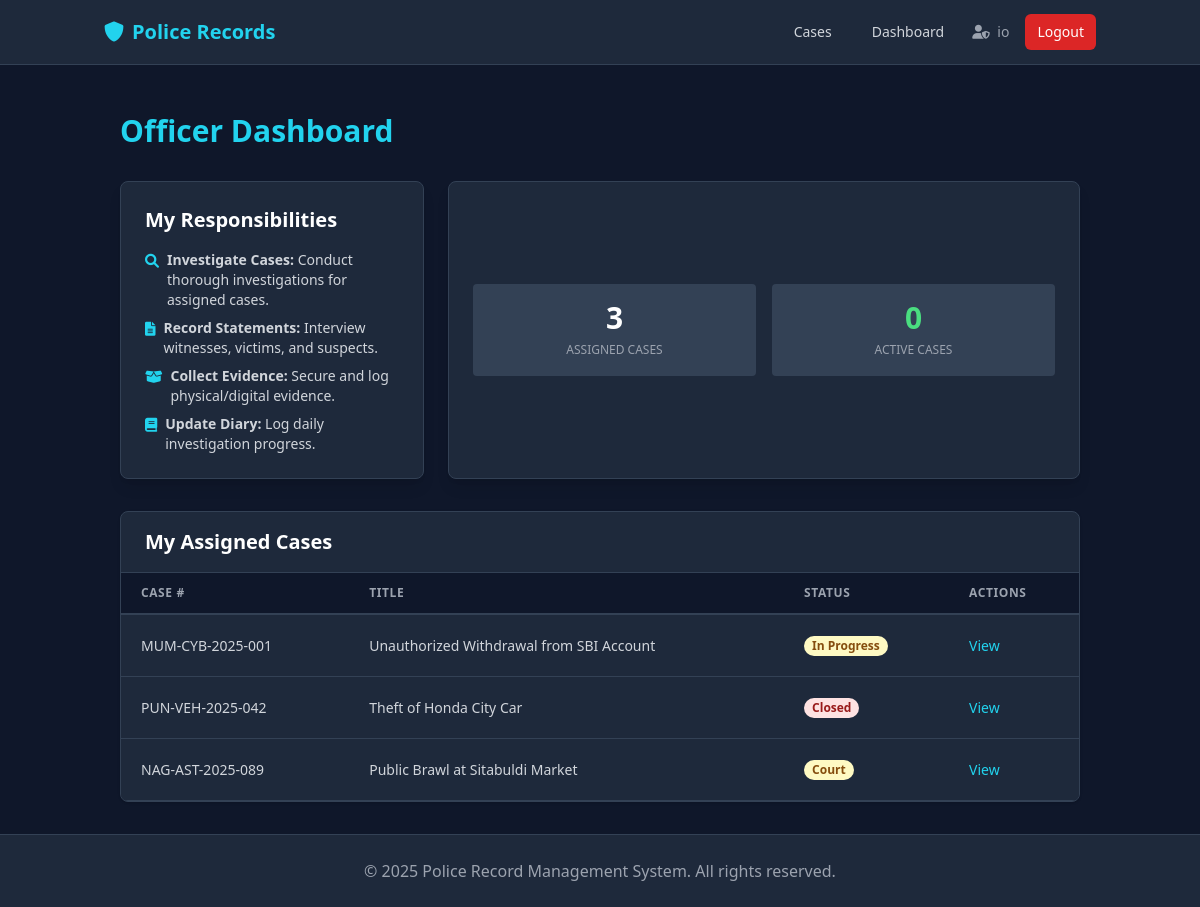
Screenshot of /dashboard/officer (signed in) with the database file from the repository.
### app/models.py (models this page shows, shortened)
class User(db.Model, UserMixin):
    id = db.Column(db.Integer, primary_key=True)
    station_id = db.Column(db.Integer, db.ForeignKey('station.id'), nullable=False)
    username = db.Column(db.String(80), unique=True, nullable=False)
    email = db.Column(db.String(120), unique=True, nullable=False)
    password_hash = db.Column(db.String(255), nullable=False)
    role = db.Column(db.String(50), nullable=False)
    full_name = db.Column(db.String(120), nullable=False)
    badge_number = db.Column(db.String(50))
    inspector_id = db.Column(db.Integer, db.ForeignKey('user.id'))
    is_active = db.Column(db.Boolean, default=True)
    created_at = db.Column(db.DateTime, default=datetime.utcnow)
    station = db.relationship('Station', backref='users')
    officers = db.relationship('User', backref=db.backref('inspector', remote_side=[id]), lazy=True)
    cases_reported = db.relationship('Case', foreign_keys='Case.created_by_id', backref='reporter', lazy=True)
    firs_filed = db.relationship('FIR', foreign_keys='FIR.filed_by_id', backref='filer', lazy=True)

class Case(db.Model):
    id = db.Column(db.Integer, primary_key=True)
    station_id = db.Column(db.Integer, db.ForeignKey('station.id'), nullable=False)
    case_number = db.Column(db.String(50), unique=True, nullable=False)
    title = db.Column(db.String(200), nullable=False)
    offense_type = db.Column(db.String(100)) # Theft, Assault, Cybercrime
    short_description = db.Column(db.String(255))
    description = db.Column(db.Text, nullable=False) # Detailed Description
    incident_date = db.Column(db.DateTime)
    location = db.Column(db.String(200)) # Address
    gps_coordinates = db.Column(db.String(100)) # "Lat, Long"
    status = db.Column(db.String(50), default='Open')  # Open, In Progress, Closed, Court
    priority = db.Column(db.String(20), default='Medium')  # Low, Medium, High
    is_cognizable = db.Column(db.Boolean, default=True)
    ipc_sections = db.Column(db.String(200)) # "302, 307 IPC"
    init_medical_exam = db.Column(db.Boolean, default=False)
    init_prelim_enquiry = db.Column(db.Boolean, default=False)
    init_scene_visit = db.Column(db.Boolean, default=False)
    court_status = db.Column(db.String(50)) # Hearing, Verdict Awaited, Closed
    verdict = db.Column(db.Text)
    confidentiality_level = db.Column(db.String(20), default='Public') # Public, Restricted, Confidential
    tags = db.Column(db.Text) # JSON list or comma-separated
    related_case_ids = db.Column(db.Text) # JSON list of IDs
    created_at = db.Column(db.DateTime, default=datetime.utcnow)
    updated_at = db.Column(db.DateTime, default=datetime.utcnow, onupdate=datetime.utcnow)
    created_by_id = db.Column(db.Integer, db.ForeignKey('user.id'), nullable=False)
    assigned_officer_id = db.Column(db.Integer, db.ForeignKey('user.id')) # Lead Officer/Inspector
    station = db.relationship('Station', backref='cases')
    assignee = db.relationship('User', foreign_keys=[assigned_officer_id], backref='cases_led')
    officers = db.relationship('User', secondary=case_officers, backref='cases_assisted') # Team
    criminals = db.relationship('Criminal', secondary='case_criminal', backref=db.backref('cases', lazy=True))
    participants = db.relationship('Participant', backref='case', lazy=True, cascade="all, delete-orphan")
    firs = db.relationship('FIR', backref='case', lazy=True)
    evidence = db.relationship('Evidence', backref='case', lazy=True)
    statements = db.relationship('Statement', backref='case', lazy=True)
    updates = db.relationship('InvestigationUpdate', backref='case', lazy=True)

### app/dashboard/routes.py (the view)
@dashboard.route('/dashboard/officer')
@login_required
def officer_dashboard():
    my_cases = Case.query.filter_by(assigned_officer_id=current_user.id).all()
    return render_template('officer_dashboard.html', cases=my_cases)

### app/models.py (called while the page is built)
@login_manager.user_loader
def load_user(user_id):
    return User.query.get(int(user_id))

### app/templates/officer_dashboard.html
{% extends "base.html" %}
{% block content %}
<div class="container mx-auto px-4">
    <h2 class="text-3xl font-bold text-cyan-400 mb-8">Officer Dashboard</h2>
    <div class="grid grid-cols-1 lg:grid-cols-3 gap-6 mb-8">
        <div class="bg-slate-800 rounded-lg p-6 border border-slate-700 shadow-lg col-span-1">
            <h3 class="text-xl font-bold text-white mb-4">My Responsibilities</h3>
            <ul class="space-y-2 text-gray-300 text-sm">
                <li class="flex items-start">
                    <i class="fas fa-search text-cyan-400 mt-1 mr-2"></i>
                    <span><strong>Investigate Cases:</strong> Conduct thorough investigations for assigned cases.</span>
                </li>
                <li class="flex items-start">
                    <i class="fas fa-file-alt text-cyan-400 mt-1 mr-2"></i>
                    <span><strong>Record Statements:</strong> Interview witnesses, victims, and suspects.</span>
                </li>
                <li class="flex items-start">
                    <i class="fas fa-box-open text-cyan-400 mt-1 mr-2"></i>
                    <span><strong>Collect Evidence:</strong> Secure and log physical/digital evidence.</span>
                </li>
                <li class="flex items-start">
                    <i class="fas fa-book text-cyan-400 mt-1 mr-2"></i>
                    <span><strong>Update Diary:</strong> Log daily investigation progress.</span>
                </li>
            </ul>
        </div>
        <div
            class="bg-slate-800 rounded-lg p-6 border border-slate-700 shadow-lg col-span-1 lg:col-span-2 flex flex-col justify-center">
            <div class="grid grid-cols-2 gap-4">
                <div class="bg-slate-700 p-4 rounded text-center">
                    <span class="block text-3xl font-bold text-white">{{ cases|length }}</span>
                    <span class="text-gray-400 text-xs uppercase">Assigned Cases</span>
                </div>
                <div class="bg-slate-700 p-4 rounded text-center">
                    <span class="block text-3xl font-bold text-green-400">
                        {{ cases|selectattr("status", "equalto", "Open")|list|length }}
                    </span>
                    <span class="text-gray-400 text-xs uppercase">Active Cases</span>
                </div>
            </div>
        </div>
    </div>
    <div class="bg-slate-800 rounded-lg shadow border border-slate-700 overflow-hidden">
        <div class="px-6 py-4 border-b border-slate-700 flex justify-between items-center">
            <h3 class="text-xl font-bold text-white">My Assigned Cases</h3>
        </div>
        {% if cases %}
        <table class="min-w-full leading-normal">
            <thead>
                <tr>
                    <th
                        class="px-5 py-3 border-b-2 border-slate-700 bg-slate-900 text-left text-xs font-semibold text-gray-400 uppercase tracking-wider">
                        Case #</th>
                    <th
                        class="px-5 py-3 border-b-2 border-slate-700 bg-slate-900 text-left text-xs font-semibold text-gray-400 uppercase tracking-wider">
                        Title</th>
                    <th
                        class="px-5 py-3 border-b-2 border-slate-700 bg-slate-900 text-left text-xs font-semibold text-gray-400 uppercase tracking-wider">
                        Status</th>
                    <th
                        class="px-5 py-3 border-b-2 border-slate-700 bg-slate-900 text-left text-xs font-semibold text-gray-400 uppercase tracking-wider">
                        Actions</th>
                </tr>
            </thead>
            <tbody>
                {% for case in cases %}
                <tr>
                    <td class="px-5 py-5 border-b border-slate-700 bg-slate-800 text-sm text-gray-300">{{
                        case.case_number }}</td>
                    <td class="px-5 py-5 border-b border-slate-700 bg-slate-800 text-sm text-gray-300">{{ case.title }}
                    </td>
                    <td class="px-5 py-5 border-b border-slate-700 bg-slate-800 text-sm">
                        <span
                            class="px-2 inline-flex text-xs leading-5 font-semibold rounded-full
                            {% if case.status == 'Open' %}bg-green-100 text-green-800{% elif case.status == 'Closed' %}bg-red-100 text-red-800{% else %}bg-yellow-100 text-yellow-800{% endif %}">
                            {{ case.status }}
                        </span>
                    </td>
                    <td class="px-5 py-5 border-b border-slate-700 bg-slate-800 text-sm">
                        <a href="{{ url_for('cases.case_detail', case_id=case.id) }}"
                            class="text-cyan-400 hover:text-cyan-300">View</a>
                    </td>
                </tr>
                {% endfor %}
            </tbody>
        </table>
        {% else %}
        <div class="p-6 text-center text-gray-500">
            No cases assigned to you yet.
        </div>
        {% endif %}
    </div>
</div>
{% endblock %}

### app/templates/base.html (shortened to what this page needs)
<!DOCTYPE html>
<html lang="en">
<head>
    <script src="https://cdn.tailwindcss.com"></script>
    <link href="https://cdnjs.cloudflare.com/ajax/libs/font-awesome/6.0.0/css/all.min.css" rel="stylesheet">
</head>
<body class="bg-slate-900 text-gray-100 min-h-screen flex flex-col">
    <nav class="bg-slate-800 border-b border-slate-700">
        <div class="container mx-auto px-4">
            <div class="flex justify-between items-center h-16">
                <a href="{{ url_for('main.index') }}" class="text-xl font-bold text-cyan-400">
                    <i class="fas fa-shield-alt mr-2"></i>Police Records
                </a>
                <div class="flex items-center space-x-4">
                    {% if current_user.is_authenticated %}
                    <a href="{{ url_for('cases.list_cases') }}"
                        class="text-gray-300 hover:text-white px-3 py-2 rounded-md text-sm font-medium {{ 'border-b-2 border-cyan-400 text-white' if 'cases' in request.endpoint }}">Cases</a>
                    {% if current_user.role == 'officer' or current_user.role == 'io' %}
                    <a href="{{ url_for('dashboard.officer_dashboard') }}"
                        class="text-gray-300 hover:text-white px-3 py-2 rounded-md text-sm font-medium">Dashboard</a>
                    {% endif %}
                    <span class="text-gray-400 text-sm ml-4 mr-2">
                        <i class="fas fa-user-shield mr-1"></i> {{ current_user.username }}
                    </span>
                    <a href="{{ url_for('auth.logout') }}"
                        class="bg-red-600 hover:bg-red-700 text-white px-3 py-2 rounded-md text-sm font-medium ml-2">Logout</a>
                    {% else %}
                    <a href="{{ url_for('auth.login') }}" class="text-gray-300 hover:text-white">Login</a>
                    <a href="{{ url_for('auth.register') }}"
                        class="bg-cyan-600 hover:bg-cyan-700 text-white px-4 py-2 rounded">Register</a>
                    {% endif %}
                </div>
            </div>
        </div>
    </nav>
    <main class="flex-grow container mx-auto px-4 py-8">
        {% block content %}{% endblock %}
    </main>
    <footer class="bg-slate-800 border-t border-slate-700 py-6 mt-auto">
        <div class="container mx-auto px-4 text-center text-gray-400">
            <p>&copy; {{ now.year if now else 2025 }} Police Record Management System. All rights reserved.</p>
        </div>
    </footer>
</body>
</html>

### rows the page displays
User: username "io"
Case: case_number "MUM-CYB-2025-001", title "Unauthorized Withdrawal from SBI Account", status "In Progress"
Case: case_number "PUN-VEH-2025-042", title "Theft of Honda City Car", status "Closed"
Case: case_number "NAG-AST-2025-089", title "Public Brawl at Sitabuldi Market", status "Court"

### other values shown
{{ cases|length }} "3"
{{ cases|selectattr("status", "equalto", "Open")|list|length }} "0"
{{ now.year if now else 2025 }} "2025"
